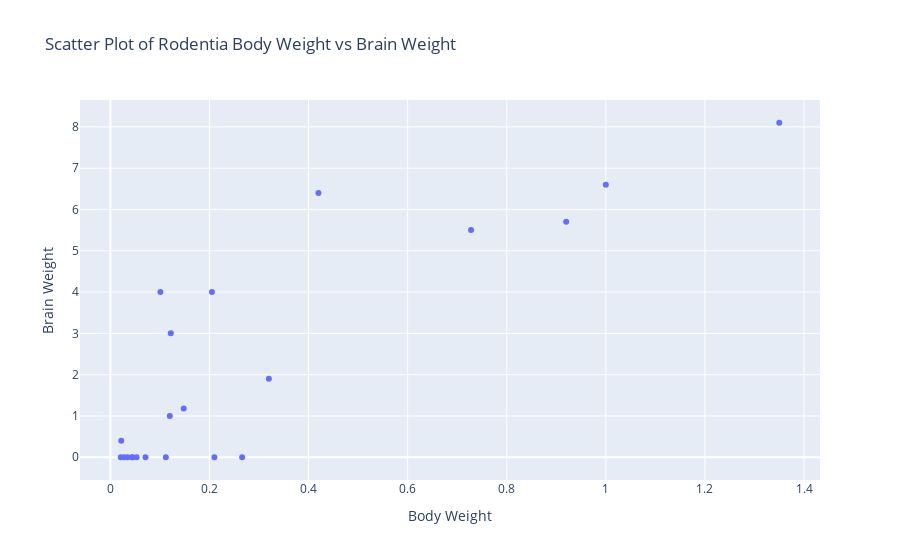

The cell this chart's notebook holds for it:
### Markdown cell above
• Let's first do some plots to overview the available data

### Code cell
# Filter the DataFrame for Rodentias
rodentia_df = df[df['Order'] == "Rodentia"]

# Create a scatter plot using Plotly Express
fig = px.scatter(rodentia_df, x='BodyWt', y='BrainWt', title='Scatter Plot of Rodentia Body Weight vs Brain Weight', 
                 labels={'BodyWt': 'Body Weight', 'BrainWt': 'Brain Weight'})

# Show the plot
fig.show()

### Figure 1 — Plotly figure (JSON) as saved in the notebook; plotly's stock layout.template omitted (floating-point values rounded to 4 significant figures)
{"data": [{"hovertemplate": "Body Weight=%{x}<br>Brain Weight=%{y}<extra></extra>", "legendgroup": "", "marker": {"color": "#636efa", "symbol": "circle"}, "mode": "markers", "name": "", "orientation": "v", "showlegend": false, "type": "scatter", "x": [1, 0.044, 0.92, 0.42, 0.148, 0.021, 0.21, 0.112, 0.12, 0.205, 0.728, 0.022, 0.32, 0.122, 0.053, 1.35, 0.028, 0.266, 0.101, 0.045, 0.035, 0.071], "xaxis": "x", "y": [6.6, 0, 5.7, 6.4, 1.18, 0, 0, 0, 1, 4, 5.5, 0.4, 1.9, 3, 0, 8.1, 0, 0, 4, 0, 0, 0], "yaxis": "y"}], "layout": {"autosize": true, "legend": {"tracegroupgap": 0}, "title": {"text": "Scatter Plot of Rodentia Body Weight vs Brain Weight"}, "xaxis": {"anchor": "y", "autorange": true, "domain": [0, 1], "range": [-0.05943, 1.43], "title": {"text": "Body Weight"}, "type": "linear"}, "yaxis": {"anchor": "x", "autorange": true, "domain": [0, 1], "range": [-0.6684, 8.768], "title": {"text": "Brain Weight"}, "type": "linear"}}}
